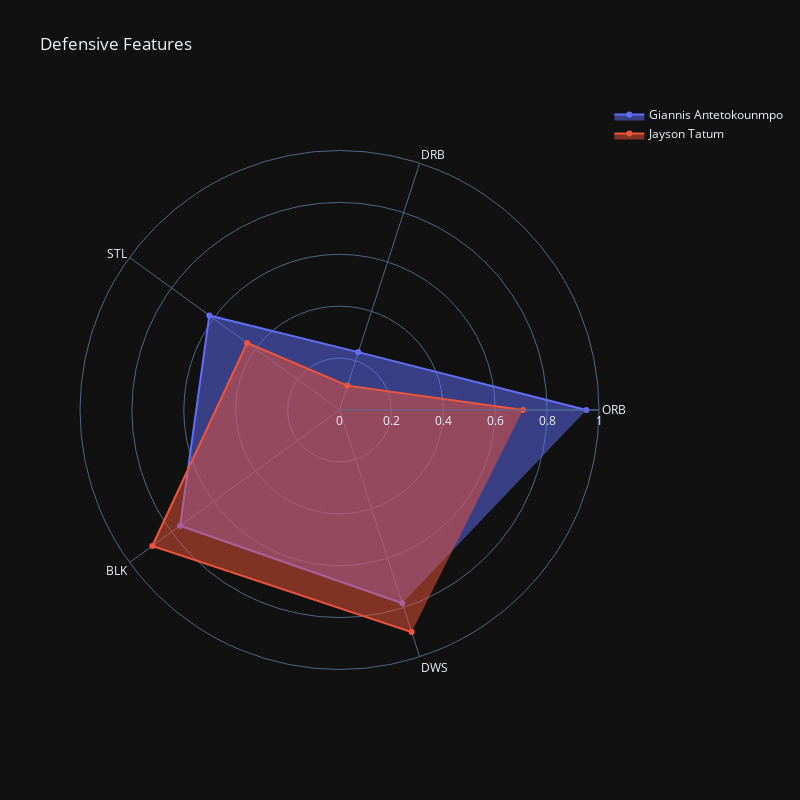

Write notebook code for a chart like this one.
### Code cell
plt.rcParams['figure.figsize'] = [8, 8]

fig = go.Figure()

fig.add_trace(go.Scatterpolar(
      r=auxA[playerA],
      theta=defensive_features,
      fill='toself',
      name=playerA
))

fig.add_trace(go.Scatterpolar(
      r=auxB[playerB],
      theta=defensive_features,
      fill='toself',
      name=playerB
))

fig.update_layout(
  polar=dict(
    radialaxis=dict(
      visible=True,
      range=[0, 1]
    )),
  showlegend=True,
  width=800, height=800,
  template="plotly_dark",
  title = 'Defensive Features'
)

fig.show()

### Figure 1 — Plotly figure (JSON) as saved in the notebook; plotly's stock layout.template omitted (floating-point values rounded to 4 significant figures)
{"data": [{"fill": "toself", "name": "Giannis Antetokounmpo", "r": [0.9512, 0.2346, 0.62, 0.759, 0.7829, 0.5772, 0.6136], "theta": ["ORB", "DRB", "STL", "BLK", "DWS"], "type": "scatterpolar"}, {"fill": "toself", "name": "Jayson Tatum", "r": [0.7073, 0.09877, 0.44, 0.8916, 0.9, 0.7047, 0.5795], "theta": ["ORB", "DRB", "STL", "BLK", "DWS"], "type": "scatterpolar"}], "layout": {"height": 800, "polar": {"radialaxis": {"range": [0, 1], "visible": true}}, "showlegend": true, "title": {"text": "Defensive Features"}, "width": 800}}
